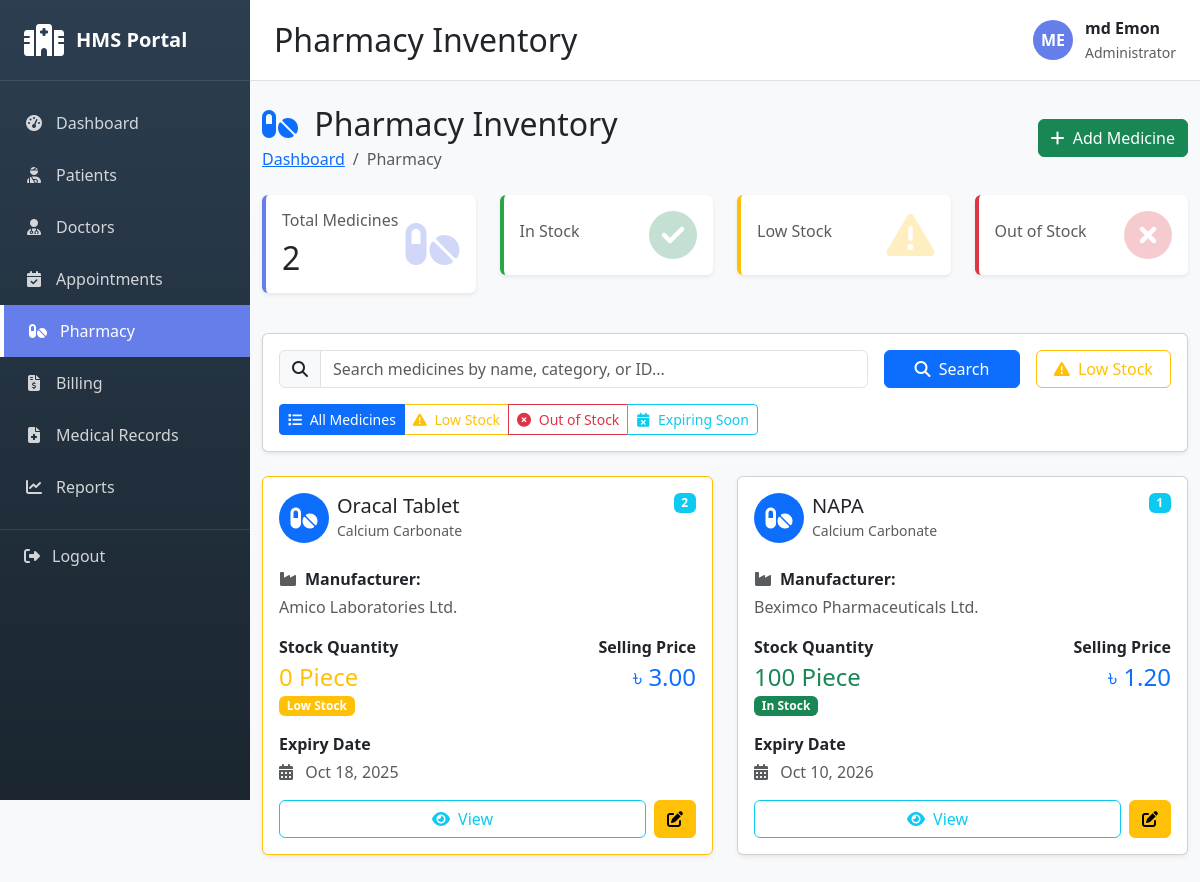
The app's page /pharmacy/ (signed in) with its own data.
### pharmacy/models.py (models this page shows, shortened)
class Medicine(models.Model):
    UNIT_CHOICES = [
        ('Piece', 'Piece'),
        ('Box', 'Box'),
        ('Bottle', 'Bottle'),
        ('Strip', 'Strip'),
        ('Vial', 'Vial'),
        ('Tube', 'Tube'),
    ]
    medicine_id = models.CharField(max_length=50, unique=True)
    name = models.CharField(max_length=200)
    category = models.CharField(max_length=100)
    manufacturer = models.CharField(max_length=200)
    description = models.TextField(blank=True)
    stock_quantity = models.IntegerField(default=0)
    unit = models.CharField(max_length=50, choices=UNIT_CHOICES)
    expiry_date = models.DateField()
    purchase_price = models.DecimalField(max_digits=10, decimal_places=2)
    selling_price = models.DecimalField(max_digits=10, decimal_places=2)
    reorder_level = models.IntegerField(default=10)
    created_at = models.DateTimeField(auto_now_add=True)
    updated_at = models.DateTimeField(auto_now=True)
    @property
    def is_low_stock(self):
        return self.stock_quantity <= self.reorder_level
    class Meta:
        ordering = ['-created_at']

### pharmacy/views.py (the view, shortened to what this page needs)
# urls.py: path('', views.medicine_list, name='medicine_list'),
@login_required
def medicine_list(request):
    medicines = Medicine.objects.all().order_by('-created_at')
    search_query = request.GET.get('search', '')
    low_stock = medicines.filter(stock_quantity__lte=F('reorder_level'))
    context = {
        'medicines': medicines,
        'search_query': search_query,
        'total_medicines': Medicine.objects.count(),
        'low_stock_count': low_stock.count(),
        'low_stock_medicines': low_stock[:5],
    }
    return render(request, 'pharmacy/medicine_list.html', context)

### templates/pharmacy/medicine_list.html (shortened to what this page needs)
{% extends 'base.html' %}
{% block page_title %}Pharmacy Inventory{% endblock %}
{% block content %}
<div class="container-fluid py-4">
    <div class="d-flex justify-content-between align-items-center mb-4">
        <div>
            <h2 class="mb-1">
                <i class="fas fa-pills text-primary me-2"></i>
                Pharmacy Inventory
            </h2>
            <nav aria-label="breadcrumb">
                <ol class="breadcrumb mb-0">
                    <li class="breadcrumb-item"><a href="{% url 'dashboard' %}">Dashboard</a></li>
                    <li class="breadcrumb-item active">Pharmacy</li>
                </ol>
            </nav>
        </div>
        <div>
            <a href="{% url 'pharmacy:medicine_create' %}" class="btn btn-success">
                <i class="fas fa-plus me-1"></i> Add Medicine
            </a>
        </div>
    </div>
    <div class="row mb-4">
        <div class="col-md-3 mb-3">
            <div class="card border-0 shadow-sm" style="border-left: 4px solid #667eea !important;">
                <div class="card-body">
                    <div class="d-flex justify-content-between align-items-center">
                        <div>
                            <h6 class="text-muted mb-2">Total Medicines</h6>
                            <h2 class="mb-0">{{ total_medicines }}</h2>
                        </div>
                        <i class="fas fa-pills fa-3x" style="color: #667eea; opacity: 0.3;"></i>
                    </div>
                </div>
            </div>
        </div>
        <div class="col-md-3 mb-3">
            <div class="card border-0 shadow-sm" style="border-left: 4px solid #28a745 !important;">
                <div class="card-body">
                    <div class="d-flex justify-content-between align-items-center">
                        <div>
                            <h6 class="text-muted mb-2">In Stock</h6>
                        </div>
                        <i class="fas fa-check-circle fa-3x text-success opacity-25"></i>
                    </div>
                </div>
            </div>
        </div>
        <div class="col-md-3 mb-3">
            <div class="card border-0 shadow-sm" style="border-left: 4px solid #ffc107 !important;">
                <div class="card-body">
                    <div class="d-flex justify-content-between align-items-center">
                        <div>
                            <h6 class="text-muted mb-2">Low Stock</h6>
                        </div>
                        <i class="fas fa-exclamation-triangle fa-3x text-warning opacity-25"></i>
                    </div>
                </div>
            </div>
        </div>
        <div class="col-md-3 mb-3">
            <div class="card border-0 shadow-sm" style="border-left: 4px solid #dc3545 !important;">
                <div class="card-body">
                    <div class="d-flex justify-content-between align-items-center">
                        <div>
                            <h6 class="text-muted mb-2">Out of Stock</h6>
                        </div>
                        <i class="fas fa-times-circle fa-3x text-danger opacity-25"></i>
                    </div>
                </div>
            </div>
        </div>
    </div>
    <div class="card shadow-sm mb-4">
        <div class="card-body">
            <form method="get" class="row g-3">
                <div class="col-md-8">
                    <div class="input-group">
                        <span class="input-group-text">
                            <i class="fas fa-search"></i>
                        </span>
                        <input type="text"
                               name="search"
                               class="form-control"
                               placeholder="Search medicines by name, category, or ID..."
                               value="{{ search_query }}">
                    </div>
                </div>
                <div class="col-md-2">
                    <button type="submit" class="btn btn-primary w-100">
                        <i class="fas fa-search me-1"></i> Search
                    </button>
                </div>
                <div class="col-md-2">
                    <div class="btn-group w-100">
                        <a href="?stock=low" class="btn btn-outline-warning {% if stock_filter == 'low' %}active{% endif %}">
                            <i class="fas fa-exclamation-triangle me-1"></i> Low Stock
                        </a>
                    </div>
                </div>
            </form>
            <div class="mt-3">
                <div class="btn-group" role="group">
                    <a href="?" class="btn btn-sm btn-outline-primary {% if not stock_filter %}active{% endif %}">
                        <i class="fas fa-list me-1"></i> All Medicines
                    </a>
                    <a href="?stock=low" class="btn btn-sm btn-outline-warning {% if stock_filter == 'low' %}active{% endif %}">
                        <i class="fas fa-exclamation-triangle me-1"></i> Low Stock
                    </a>
                    <a href="?stock=out" class="btn btn-sm btn-outline-danger {% if stock_filter == 'out' %}active{% endif %}">
                        <i class="fas fa-times-circle me-1"></i> Out of Stock
                    </a>
                    <button class="btn btn-sm btn-outline-info">
                        <i class="fas fa-calendar-times me-1"></i> Expiring Soon
                    </button>
                </div>
            </div>
        </div>
    </div>
    {% if medicines %}
        <div class="row">
            {% for medicine in medicines %}
            <div class="col-lg-6 mb-4">
                <div class="card shadow-sm h-100 {% if medicine.is_out_of_stock %}border-danger{% elif medicine.is_low_stock %}border-warning{% endif %}">
                    <div class="card-body">
                        <div class="d-flex justify-content-between align-items-start mb-3">
                            <div class="flex-grow-1">
                                <div class="d-flex align-items-center mb-2">
                                    <div class="bg-primary text-white rounded-circle d-flex align-items-center justify-content-center me-2"
                                         style="width: 50px; height: 50px; font-size: 24px;">
                                        <i class="fas fa-pills"></i>
                                    </div>
                                    <div>
                                        <h5 class="mb-0">{{ medicine.name }}</h5>
                                        <small class="text-muted">{{ medicine.category }}</small>
                                    </div>
                                </div>
                            </div>
                            <span class="badge bg-info">{{ medicine.medicine_id }}</span>
                        </div>
                        <div class="mb-3">
                            <p class="mb-1"><i class="fas fa-industry text-muted me-2"></i><strong>Manufacturer:</strong></p>
                            <p class="text-muted mb-0">{{ medicine.manufacturer }}</p>
                        </div>
                        <div class="row mb-3">
                            <div class="col-6">
                                <p class="mb-1"><strong>Stock Quantity</strong></p>
                                <h4 class="mb-0 {% if medicine.is_out_of_stock %}text-danger{% elif medicine.is_low_stock %}text-warning{% else %}text-success{% endif %}">
                                    {{ medicine.stock_quantity|floatformat:0 }} {{ medicine.unit }}
                                </h4>
                                {% if medicine.is_out_of_stock %}
                                    <span class="badge bg-danger">Out of Stock</span>
                                {% elif medicine.is_low_stock %}
                                    <span class="badge bg-warning">Low Stock</span>
                                {% else %}
                                    <span class="badge bg-success">In Stock</span>
                                {% endif %}
                            </div>
                            <div class="col-6 text-end">
                                <p class="mb-1"><strong>Selling Price</strong></p>
                                <h4 class="mb-0 text-primary">৳ {{ medicine.selling_price|floatformat:2 }}</h4>
                            </div>
                        </div>
                        <div class="mb-3">
                            <p class="mb-1"><strong>Expiry Date</strong></p>
                            <p class="mb-0 {% if medicine.is_expired %}text-danger{% else %}text-muted{% endif %}">
                                <i class="fas fa-calendar-alt me-2"></i>
                                {{ medicine.expiry_date|date:"M d, Y" }}
                            </p>
                        </div>
                        <div class="d-flex gap-2">
                            <a href="{% url 'pharmacy:medicine_detail' medicine.pk %}"
                               class="btn btn-outline-info flex-fill">
                                <i class="fas fa-eye me-1"></i> View
                            </a>
                            <a href="{% url 'pharmacy:medicine_update' medicine.pk %}"
                               class="btn btn-warning">
                                <i class="fas fa-edit"></i>
                            </a>
                        </div>
                    </div>
                </div>
            </div>
            {% endfor %}
        </div>
    {% endif %}
</div>
{% endblock %}

### templates/base.html (shortened to what this page needs)
<!DOCTYPE html>
<html lang="en">
<head>
    <link href="https://cdnjs.cloudflare.com/ajax/libs/bootstrap/5.3.2/css/bootstrap.min.css" rel="stylesheet">
    <link href="https://cdnjs.cloudflare.com/ajax/libs/font-awesome/6.4.0/css/all.min.css" rel="stylesheet">
</head>
<body>
    <div class="sidebar">
        <div class="sidebar-brand">
            <i class="fas fa-hospital"></i>
            <h4>HMS Portal</h4>
        </div>
        <div class="sidebar-menu">
            <a href="{% url 'dashboard' %}" class="{% if request.path == '/' %}active{% endif %}">
                <i class="fas fa-tachometer-alt"></i>
                <span>Dashboard</span>
            </a>
            <a href="{% url 'patients:patient_list' %}" class="{% if 'patients' in request.path %}active{% endif %}">
                <i class="fas fa-user-injured"></i>
                <span>Patients</span>
            </a>
            <a href="{% url 'doctors:doctor_list' %}" class="{% if 'doctors' in request.path %}active{% endif %}">
                <i class="fas fa-user-md"></i>
                <span>Doctors</span>
            </a>
            <a href="{% url 'appointments:appointment_list' %}" class="{% if 'appointments' in request.path %}active{% endif %}">
                <i class="fas fa-calendar-check"></i>
                <span>Appointments</span>
            </a>
            <a href="{% url 'pharmacy:medicine_list' %}" class="{% if 'pharmacy' in request.path %}active{% endif %}">
                <i class="fas fa-pills"></i>
                <span>Pharmacy</span>
            </a>
            <a href="{% url 'billing:bill_list' %}" class="{% if 'billing' in request.path %}active{% endif %}">
                <i class="fas fa-file-invoice-dollar"></i>
                <span>Billing</span>
            </a>
            <a href="{% url 'medical_records:medical_record_list' %}" class="{% if 'medical-records' in request.path %}active{% endif %}">
                <i class="fas fa-file-medical"></i>
                <span>Medical Records</span>
            </a>
            <a href="{% url 'reports:reports_home' %}" class="{% if 'reports' in request.path %}active{% endif %}">
                <i class="fas fa-chart-line"></i>
                <span>Reports</span>
            </a>
        </div>
        <a href="{% url 'accounts:logout' %}" class="logout-btn">
            <i class="fas fa-sign-out-alt"></i>
            <span>Logout</span>
        </a>
    </div>
    <div class="main-content">
        <div class="topbar d-flex justify-content-between align-items-center">
            <h2 class="mb-0">{% block page_title %}Dashboard{% endblock %}</h2>
            <div class="user-info">
                <div class="user-avatar">
                    {{ user.first_name.0|upper }}{{ user.last_name.0|upper }}
                </div>
                <div>
                    <div class="fw-bold">{{ user.get_full_name }}</div>
                    <small class="text-muted">Administrator</small>
                </div>
            </div>
        </div>
        <div class="content-wrapper">
            {% block content %}{% endblock %}
        </div>
    </div>
</body>
</html>

### templates/base.html (style rules this page uses)
:root { --sidebar-bg: #2c3e50; --primary-color: #667eea; --sidebar-width: 250px; }
body { font-family: 'Segoe UI', Tahoma, Geneva, Verdana, sans-serif; background-color: #f8f9fa; }
.sidebar { position: fixed; top: 0; left: 0; height: 100vh; width: var(--sidebar-width); background: linear-gradient(180deg, #2c3e50 0%, #1a252f 100%); color: white; overflow-y: auto; z-index: 1000; transition: all 0.3s; }
.sidebar-brand { padding: 1.5rem; border-bottom: 1px solid rgba(255,255,255,0.1); display: flex; align-items: center; gap: 0.75rem; }
.sidebar-brand i { font-size: 2rem; }
.sidebar-brand h4 { margin: 0; font-size: 1.25rem; font-weight: bold; }
.sidebar-menu { padding: 1rem 0; }
.sidebar-menu a { display: flex; align-items: center; padding: 0.875rem 1.5rem; color: rgba(255,255,255,0.8); text-decoration: none; transition: all 0.3s; }
.sidebar-menu a.active { background-color: var(--primary-color); color: white; border-left: 4px solid white; }
.sidebar-menu a i { margin-right: 0.75rem; width: 20px; text-align: center; }
.main-content { margin-left: var(--sidebar-width); min-height: 100vh; }
.topbar { background-color: white; padding: 1rem 1.5rem; border-bottom: 1px solid #dee2e6; position: sticky; top: 0; z-index: 999; }
.user-info { display: flex; align-items: center; gap: 0.75rem; }
.user-avatar { width: 40px; height: 40px; border-radius: 50%; background: var(--primary-color); color: white; display: flex; align-items: center; justify-content: center; font-weight: bold; }
.logout-btn { padding: 0.875rem 1.5rem; color: rgba(255,255,255,0.8); text-decoration: none; display: flex; align-items: center; transition: all 0.3s; border-top: 1px solid rgba(255,255,255,0.1); margin-top: auto; }
.logout-btn i { margin-right: 0.75rem; }

### records on screen
Medicine: name "Oracal Tablet", category "Calcium Carbonate", medicine_id "2", manufacturer "Amico Laboratories Ltd.", stock_quantity "0", unit "Piece", reorder_level "Low Stock", selling_price "3.00", expiry_date "Oct 18, 2025"
Medicine: name "NAPA", category "Calcium Carbonate", medicine_id "1", manufacturer "Beximco Pharmaceuticals Ltd.", stock_quantity "100", unit "Piece", reorder_level "In Stock", selling_price "1.20", expiry_date "Oct 10, 2026"

### other values on screen
{{ user.first_name.0|upper }} "M"
{{ user.last_name.0|upper }} "E"
{{ user.get_full_name }} "md Emon"
{{ total_medicines }} "2"
